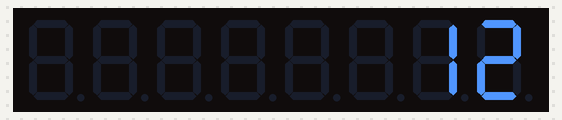
Bench run of a sketch on a simulated Arduino Uno, built with avr-gcc and run on an emulated ATmega328P. Parts: 8-digit seven-segment display.

Above: at 0.1 s.
At 0.6 s:
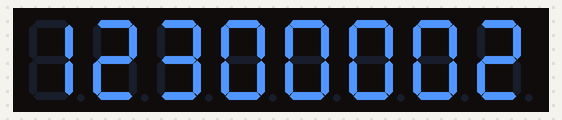
At 1.1 s:
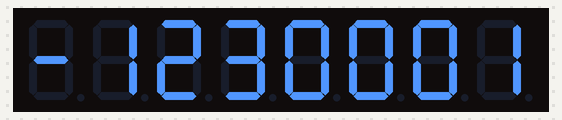

The sketch:

my7segshieldtest1.ino
```cpp
// my7segshieldtest1.c

#include <SevenSeg.h>

SevenSeg disp(2,3,4,5,6,7,8);

const int numOfDigits=8;
int digitPins[numOfDigits]={A5,A4,A3,A2,A1,A0,9,11};

void setup() {

  // 7seg
  disp.setDigitPins(numOfDigits, digitPins);
  disp.setTimer(1);
  disp.startTimer();
}

void loop() {
  // put your main code here, to run repeatedly:
  disp.write(12);
  delay(500);
  disp.write(12.3);
  delay(500);
  disp.write(-12.3);
  delay(500);
  disp.write(-12);
  delay(500);
}

ISR(TIMER1_COMPA_vect)
{
  disp.interruptAction();
}
```

Measured:
- by itself, everything shown: repeats every 2.0 s, in 4 steps
- what the display in image 1 shows lasts 0.5 s, from 0.5 s to 1.0 s
